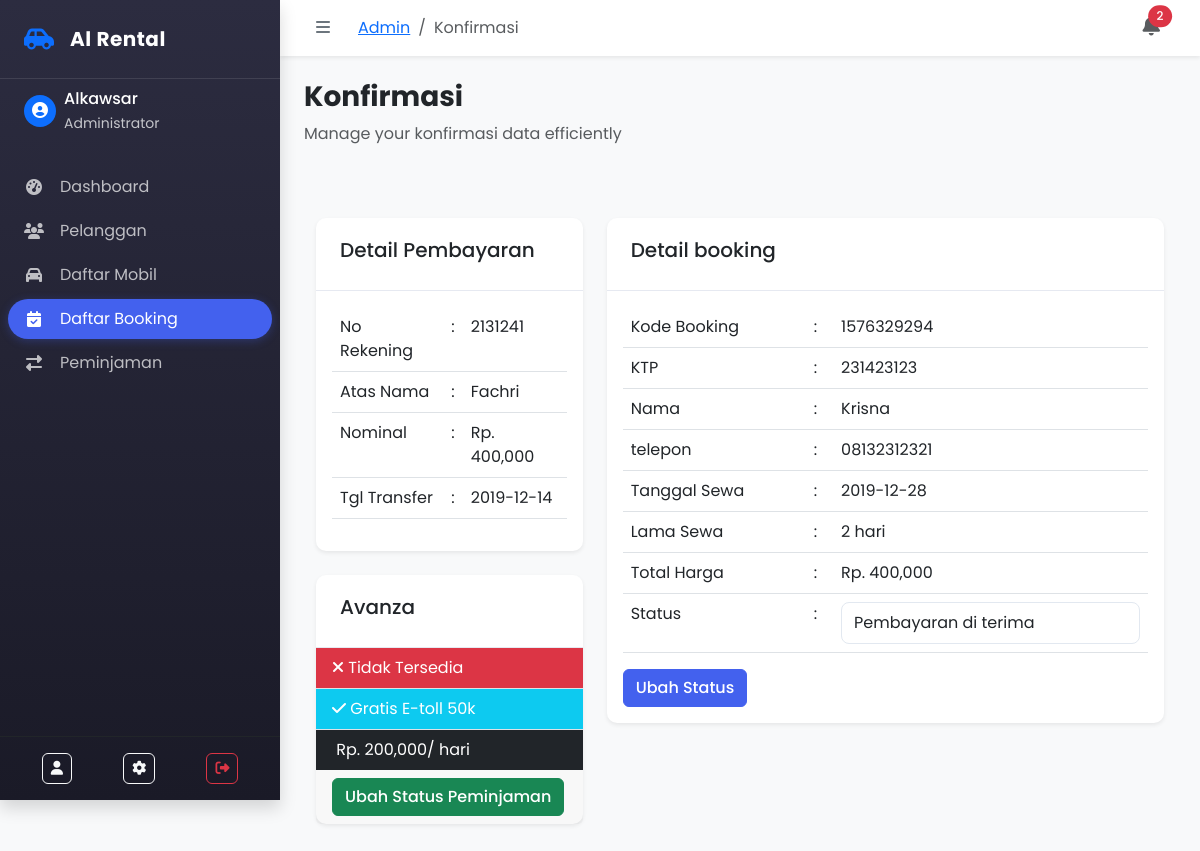
Before: /admin/booking/bayar.php?id=1576329294 (signed in) with the older database file.
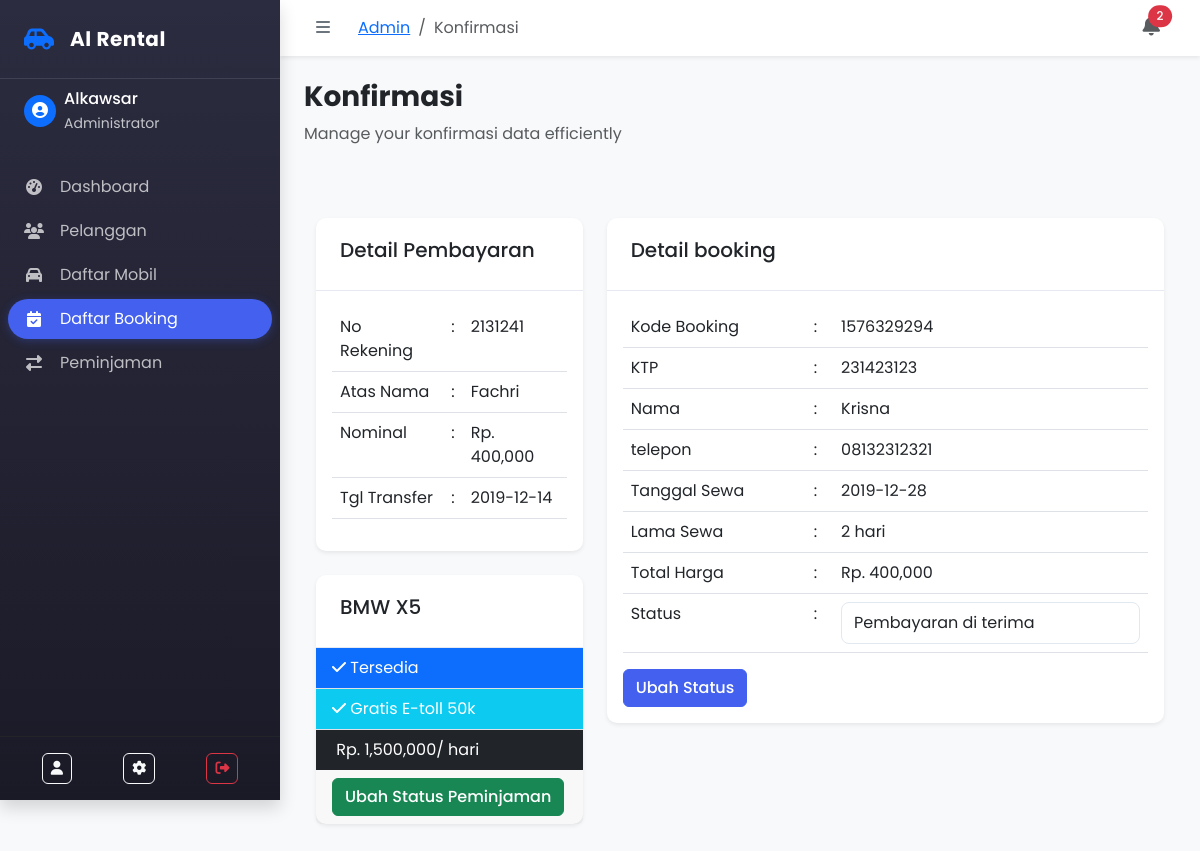
After: the same page with the newer database file.
### tables this page shows
CREATE TABLE `mobil` (
  `id_mobil` int(11) NOT NULL,
  `no_plat` varchar(255) NOT NULL,
  `merk` varchar(255) NOT NULL,
  `harga` int(255) NOT NULL,
  `deskripsi` varchar(255) NOT NULL,
  `status` varchar(255) NOT NULL,
  `gambar` text NOT NULL
);

### admin/booking/bayar.php (the view, shortened to what the changed rows need)
<?php
  require '../../koneksi/koneksi.php';
  include '../header.php';
$kode_booking = $_GET['id'];
$hasil = $koneksi->query("SELECT * FROM booking WHERE kode_booking = '$kode_booking'")->fetch();
$id = $hasil['id_mobil'];
$isi = $koneksi->query("SELECT * FROM mobil WHERE id_mobil = '$id'")->fetch();
?>
<br>
<br>
<div class="container">
    <div class="row">
        <div class="col-sm-4">
            <br/>
            <div class="card">
                <div class="card-header">
                    <h5 class="card-title"><?php echo $isi['merk'];?></h5>
                </div>
                <ul class="list-group list-group-flush">
                    <?php if($isi['status'] == 'Tersedia'){?>
                        <li class="list-group-item bg-primary text-white">
                            <i class="fa fa-check"></i> Tersedia
                        </li>
                    <?php }else{?>
                        <li class="list-group-item bg-danger text-white">
                            <i class="fa fa-close"></i> Tidak Tersedia
                        </li>
                    <?php }?>
                    <li class="list-group-item bg-info text-white"><i class="fa fa-check"></i> Gratis E-toll 50k</li>
                    <li class="list-group-item bg-dark text-white">
                        <i class="fa fa-money"></i> Rp. <?php echo number_format($isi['harga']);?>/ hari
                    </li>
                </ul>
                </div>
            </div>
</div>
</div>
<br>
<br>
<br>
<?php include '../footer.php';?>

Changed rows visible on the page:
changed mobil: merk "Avanza" → "BMW X5"; status "Tidak Tersedia" → "Tersedia" (drawn); harga "200,000" → "1,500,000"
Other visible differences:
text no longer shown: "Tidak Tersedia"
text now shown: "Tersedia"
